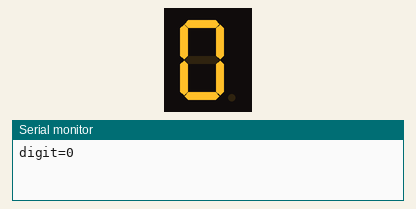
Simulated run of this sketch. Board: Arduino Uno, built with avr-gcc and run on an emulated ATmega328P. Parts: 1-digit seven-segment display, the last lines printed to the serial monitor. Wiring (inferred from the names in the program): 1-digit 7-segment display, segments lit when HIGH: segments pin 2, pin 3, pin 4, pin 5, pin 6, pin 7, pin 8, pin 9. The segment pins are drawn as the display they are named for.

Above: at 0.1 s.
At 1.1 s:
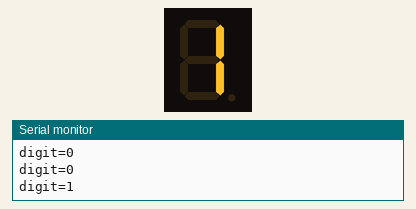
At 2.1 s:
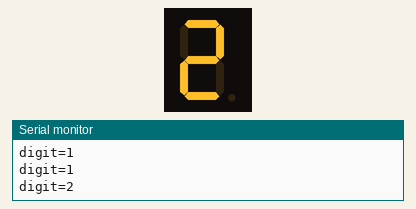
At 4.1 s:
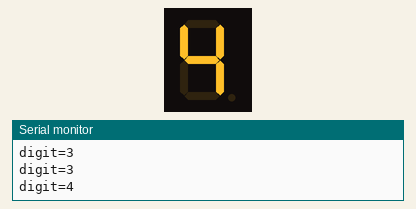
At 6.1 s:
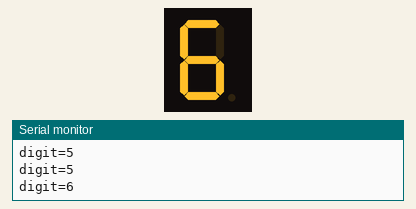
At 9.1 s:
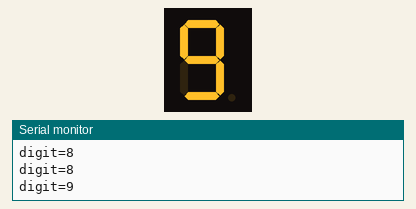

The sketch:

seg1.ino
```cpp
// 1-digit common-cathode display: segments a-g, dp on D2-D9 (330 ohm each)
const int SEG[8] = {2, 3, 4, 5, 6, 7, 8, 9};   // a b c d e f g dp
const byte DIGITS[10] = {0x3F, 0x06, 0x5B, 0x4F, 0x66, 0x6D, 0x7D, 0x07, 0x7F, 0x6F};
int n = 0;
bool counting = true;
unsigned long last = 0;

void show(int d) {
  for (int i = 0; i < 7; i++) digitalWrite(SEG[i], (DIGITS[d] >> i) & 1);
  digitalWrite(SEG[7], LOW);
}

void setup() {
  Serial.begin(115200);
  for (int i = 0; i < 8; i++) pinMode(SEG[i], OUTPUT);
}

void loop() {
  if (Serial.available()) {
    String c = Serial.readStringUntil('\n');
    c.trim();
    if (c.startsWith("show ")) { n = constrain(c.substring(5).toInt(), 0, 9); counting = false; }
    if (c == "count") counting = true;
  }
  if (counting && millis() - last > 1000) { last = millis(); n = (n + 1) % 10; }
  show(n);
  Serial.print("digit=");
  Serial.println(n);
  delay(100);
}
```

Measured:
- by itself, everything shown: repeats every 10.0 s, in 10 steps
- what the display in image 1 shows lasts 1.0 s, from 1.0 s to 2.0 s
